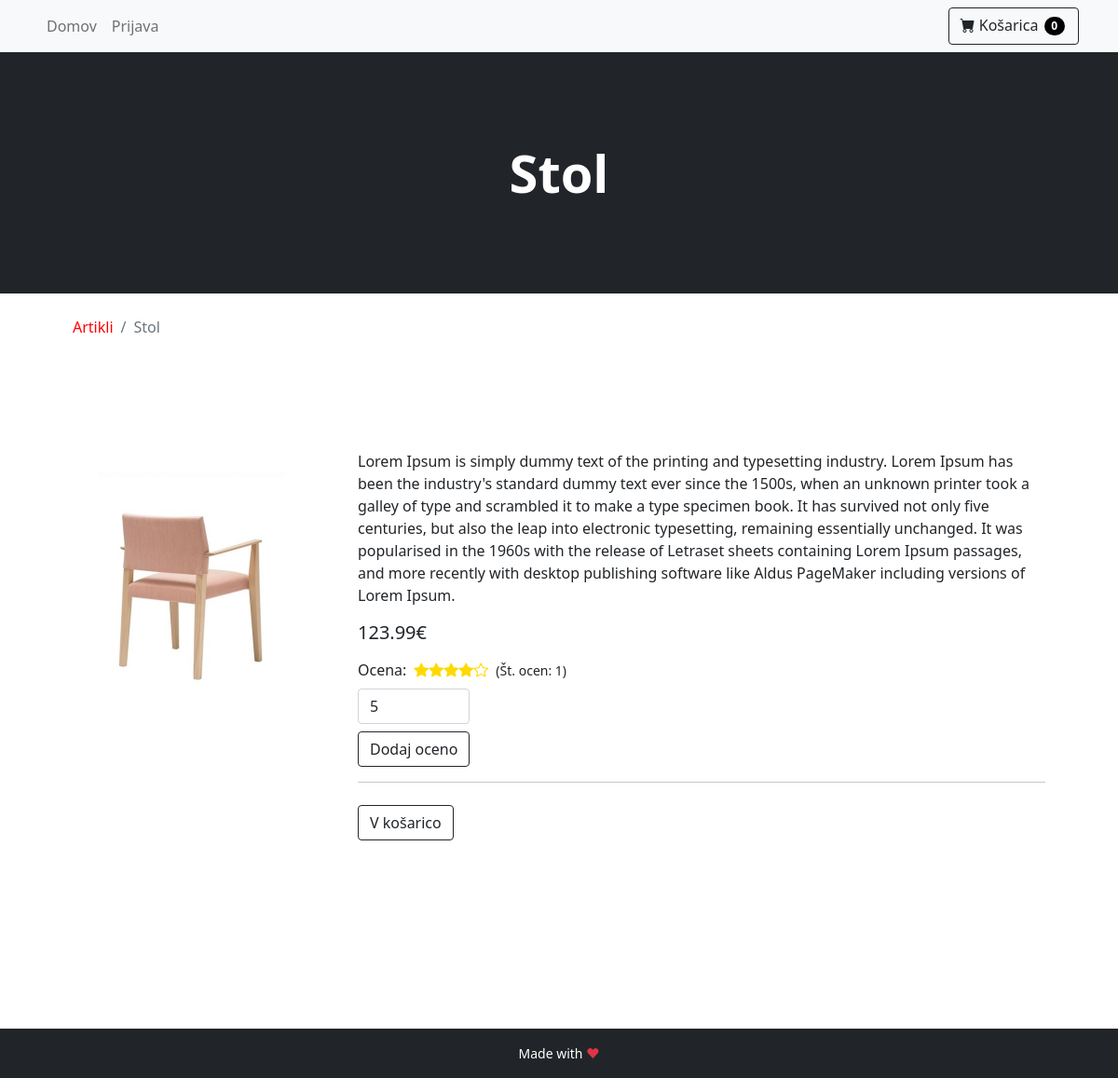
The app's page /index.php/product?id=1 with its own data.
### tables this page shows
CREATE TABLE IF NOT EXISTS `article` (
    `id` INT AUTO_INCREMENT PRIMARY KEY,
    `title` TEXT NOT NULL,
    `description` TEXT NOT NULL,
    `price` FLOAT NOT NULL,
    `photo` TEXT NOT NULL,
    `review` INT NOT NULL,
    `sumReview` INT NOT NULL,
    `numReview` INT NOT NULL
);

### ViewHelper.php (called while the page is built, shortened)
<?php
class ViewHelper {
    public static function render($file, $variables = array()) {
        extract($variables);
        include($file);
        return ob_get_clean();
    }
}

### model/database_init.php (called while the page is built, shortened)
<?php
class DBInit {
    private static $host = "localhost";
    private static $user = "root";
    private static $password = "ep";
    private static $schema = "webshop";
    private static $instance = null;
    public static function getInstance() {
        if (!self::$instance) {
            $config = "mysql:host=" . self::$host
                    . ";dbname=" . self::$schema;
            $options = array(
                PDO::ATTR_ERRMODE => PDO::ERRMODE_EXCEPTION,
                PDO::ATTR_DEFAULT_FETCH_MODE => PDO::FETCH_ASSOC,
                PDO::ATTR_PERSISTENT => true,
                PDO::MYSQL_ATTR_INIT_COMMAND => 'SET NAMES utf8'
            );
            self::$instance = new PDO($config, self::$user, self::$password, $options);
        }
        return self::$instance;
    }
}

### model/AbstractDB.php (called while the page is built, shortened)
<?php
require_once 'model/database_init.php';
abstract class AbstractDB {
    protected static $dbh = null;
    public static function getConnection() {
        if (is_null(self::$dbh)) {
            self::$dbh = DBInit::getInstance();
        }
        return self::$dbh;
    }
    protected static function query($sql, array $params = array()) {
        $stmt = self::getConnection()->prepare($sql);
        $params_filtered = self::filterParams($sql, $params);
        $stmt->execute($params_filtered);
        return $stmt->fetchAll();
    }
    protected static function filterParams($sql, array $params) {
        $params_altered = self::alterKeys($params);
        $sql_split = preg_split("/[\(\) ,]/", $sql);
        $sql_params = array_values(preg_grep('/^:/', $sql_split));
        $result = array();
        foreach ($sql_params as $key => $value) {
            if (isset($params_altered[$value])) {
                $result[$value] = $params_altered[$value];
            }
        }
        return $result;
    }
    protected static function alterKeys(array $params) {
        $result = array();
        foreach ($params as $key => $value) {
            $result[':' . $key] = $value;
        }
        return $result;
    }
}

### model/ArticleDB.php (called while the page is built, shortened)
<?php
require_once 'model/AbstractDB.php';
class ArticleDB extends AbstractDB {
    public static function get(array $id) {
        $articles = parent::query("SELECT id, title, description, price, photo, review, sumReview, numReview"
                        . " FROM article"
                        . " WHERE id = :id", $id);
        if (count($articles) == 1) {
            return $articles[0];
        } else {
            throw new InvalidArgumentException("No such article");
        }
    }
}

### view/product.php (the view, shortened to what this page needs)
<!doctype html>
<html lang="en">
    <head>
        <link href="../public/css/style.css" rel="stylesheet" />
        <link href="https://cdn.jsdelivr.net/npm/bootstrap@5.1.3/dist/css/bootstrap.min.css" rel="stylesheet"
>
        <link href="https://cdn.jsdelivr.net/npm/bootstrap-icons@1.5.0/font/bootstrap-icons.css" rel="stylesheet" />
    </head>
    <body>
        <?php include("layout/navbar.php") ?>
        <header class="bg-dark py-5">
            <div class="container px-4 px-lg-5 my-5">
                <div class="text-center text-white">
                    <h1 class="display-4 fw-bolder"><?= $article["title"] ?></h1>
                </div>
            </div>
        </header>
        <div class="container container-product px-4 px-lg-5 mt-4">
            <nav aria-label="breadcrumb">
                <ol class="breadcrumb">
                    <li class="breadcrumb-item"><a href="<?= BASE_URL . "" ?>">Artikli</a></li>
                    <li class="breadcrumb-item active"><?= $article["title"] ?></li>
                </ol>
            </nav>
            <section class="mb-5 pb-5">
                <div class="product-row my-5 py-5">
                    <div class="product-image pt-5">
                        <img src="../public/assets/<?= $article["photo"] ?>">
                    </div>
                    <div class="product-description">
                        <p class="pt-4"><?= $article["description"] ?>
                        </p>
                        <h5 class="my-3"><?= $article["price"] ?>€</h5>
                        <div class="product-rating align-items-center">
                            <span>Ocena: </span>
                            <div class="product-stars mx-2">
                                <?php
                                $empty = 5 - $article["review"];
                                for ($i = 0; $i < $article["review"]; $i++) {
                                    echo '<div class="bi-star-fill"></div>';
                                }
                                for ($i = 0; $i < $empty; $i++) {
                                    echo '<div class="bi-star"></div>';
                                }
                                ?>
                            </div>
                            <italic class="small">(Št. ocen: <?= $article["numReview"] ?>)</italic>
                        </div>
                        <div class="align-items-center mt-2 d-inline-flex">
                            <form action="<?= BASE_URL . "product/rate" ?>" method="POST">
                                <input type="number" name="rating" class="form-control" min="1" max="5" value="5">
                                <button class="btn btn-outline-dark mt-2" type="submit">Dodaj oceno</button>
                            </form>
                        </div>
                        <hr>
                        <form action="<?= BASE_URL . "cart" ?>" method="POST">
                            <button class="btn btn-outline-dark my-2" type="submit">V košarico</button>
                        </form>
                    </div>
                </div>
            </section>
        </div>
        <?php include("layout/footer.php") ?>
    </body>
</html>

### public/css/style.css (style rules this page uses)
.product-row { display: flex; flex-direction: row; gap: 50px; }
.product-rating { display: flex; flex-direction: row; }
.product-stars { display: flex; justify-content: left; color: rgb(255, 217, 0); }
.breadcrumb-item a { text-decoration: none; color: red; }

### records on screen
article: title "Stol", photo (picture), description "Lorem Ipsum is simply dummy text of the printing and typesetting industry. Lorem Ipsum has been the industry's standard dummy text ever since the 1500s, when an unknown printer took a galley of type and scrambled it to make a type specimen book. It has survived not only five centuries, but also the leap into electronic typesetting, remaining essentially unchanged. It was popularised in the 1960s with the release of Letraset sheets containing Lorem Ipsum passages, and more recently with desktop publishing software like Aldus PageMaker including versions of Lorem Ipsum.", price "123.99", review 4 (drawn), numReview "1"
